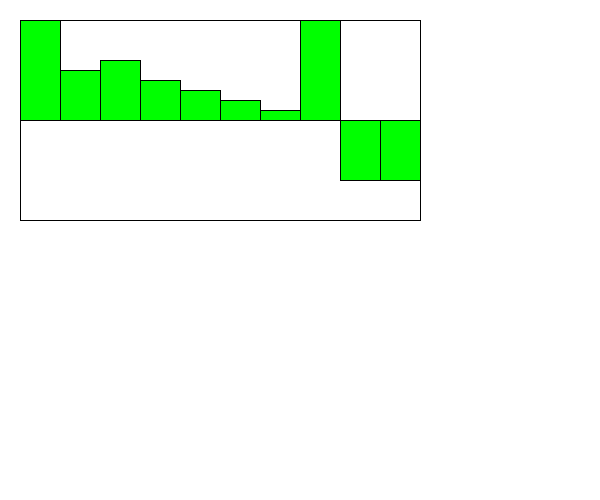
Frame 1 (no input)
Frame 60 (the mouse pressed at the canvas centre just before this capture): identical to frame 1, image omitted
Frame 120 (the mouse held since frame 60 and released just before this capture): identical to frame 1, image omitted

The Processing sketch that drew this single still picture (run headless with seeded random() and noise(); from frame 60 on, the mouse is pressed at the canvas centre):

// Processing sketch: Section1
// ── Section1.pde
int MAX_VALUE = 100;
int MIN_VALUE = -100;
Visualizer v;

/*You are simulating a visualizer of multiple values
 You need to create a display method first. 
 Then you can make a method that changes the values each time the update is called. 
 */
class Visualizer {
  float x, y;
  float [] values;
  float [] speeds;
  Visualizer(float x, float y) {
    this.x = x;
    this.y = y;
    values = new float[10];
    speeds = new float[10];
    for (int i = 0; i < values.length; i++) {
      values[i] = random(-99, 99);
      speeds[i] = random(2);
    }
  }

  void display() {
    //draw the bars equally spaced inside this box. 
    //You can assume 10, but it would be even better 
    //if you could modify it to be larger increments.
    fill(255);
    rect(x, y, 400, 200);
    //This is a 200x400 box.
    //The width of the visualizer is 400! This rect is the border

    //the line is the 0 y-value, the top is 100, the bottom is -100
    line(x, y+100, x+400, y+100);

    //You need to use a loop. You need to make the HEIGHT of the bars 
    //the values in the array.
    //Negative values are red, and go below the line.
    //Positive values are green and go above the line.

    //???WRITE THIS METHOD FIRST!!!
    //THESE ARE WRONG: They just illustrate how they could look
    /*fill(255, 0, 0);
    rect(x+40, y+100, 60, 50);
    fill(0, 255, 0);
    rect(x+120, y+50, 60, 50);*/
    int[] cat = new int[]{100,50,60,40,30,20,10,100,-60,-60};
    for(int i = 0; i<cat.length; i++){
      fill(0, 255, 0);
      rect(40*i+20, y+100, 40, -1*cat[i]);
    }


    //Width of the visualizer is 400!

  
  }
  void update() {
    //???WRITE THIS METHOD SECOND!!!
    for (int i = 0; i < values.length; i++) {
      values[i] += speeds[i]; //the speed updates the values. Do not touch this.
      //??? keep them values between max/min value so they stay in the box.

      //??? reverse the speeds so the bar oscillates up/down when it reaches max/min

      
    }
  }
}

void setup() {
  size(600, 500);
  v = new Visualizer(20, 20);
}
void draw() {
  background(255);
  v.display();
  v.update();
}
